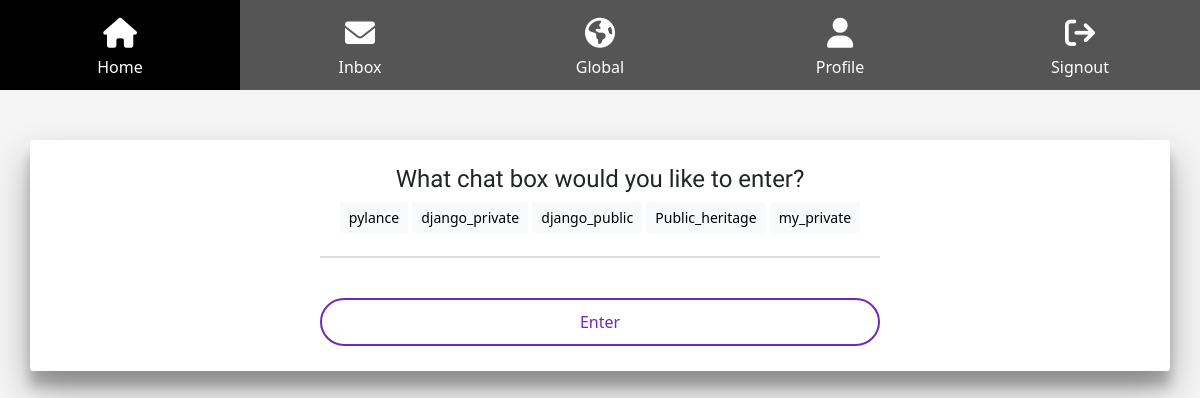
Screenshot of / (signed in) with the database file from the repository.
### chat/models.py (models this page shows, shortened)
class ChatRoom(models.Model):
     name = models.CharField(max_length=255,unique=True, blank=False)
     users = models.ManyToManyField(settings.AUTH_USER_MODEL, blank=True, help_text="users who are connected to the chat")
     mode = models.BooleanField(default=False)
     key = models.CharField(max_length=100,unique=True,blank=True)

### chat/views.py (the view)
# urls.py: 2. Add a URL to urlpatterns:  path('', Home.as_view(), name='home')
class Home(LoginRequiredMixin, View):
     def get(self, request,):
          c_user = request.user
          user_rooms = ChatRoom.objects.filter(users__username=c_user)
          return render(request, 'home.html', context={'user_rooms':user_rooms})

### chat/templates/home.html (shortened to what this page needs)
{% extends 'base.html' %}
{% load static %}
{% block body_block %}
    <div class="app-box container">
        <div class="">
            <h3 class="heading">What chat box would you like to enter?</h3>
            {% for room in user_rooms %}
                {% if forloop.counter <= 5%}
                    <a href="{% url 'chat:room' room_name=room.name %}" class="btn btn-sm btn-light">{{room.name}}</a>
                {% endif %}
            {% endfor %}
            <input class="textInput" id="room-name-input" type="text" size="100"><br>
            <input class="button" id="room-name-submit" type="button" value="Enter">
        </div>
    </div>
{% endblock %}

### static/css/style.css (style rules this page uses)
body { background-color: #f5f5f5; }
.app-box { width: 100vw; margin: 50px auto; padding: 25px 10px; background-color: #ffffff; border-radius: 3px; text-align: center; box-shadow: 0 19px 38px rgba(0,0,0,0.30), 0 15px 12px rgba(0, 0, 0, 0.22); }
.heading { font-family: 'Work Sans', sans-serif; font-size: 1.5rem; }
.textInput { border: none; border-bottom: 2px solid #ddd; line-height: 1.2rem; transition: 0.3s; margin-bottom: 40px; width: 50%; }
.button { background-color: #ffffff; color: rgb(114, 42, 182); border: 0.16em solid rgb(114, 42, 182); border-radius: 2em; padding: 10px 25px; text-align: center; text-decoration: none; display: inline-block; font-size: 16px; cursor: pointer; transition: 0.3s; width: 50%; }

### rows the page displays
ChatRoom: name "pylance"
ChatRoom: name "django_private"
ChatRoom: name "django_public"
ChatRoom: name "Public_heritage"
ChatRoom: name "my_private"
